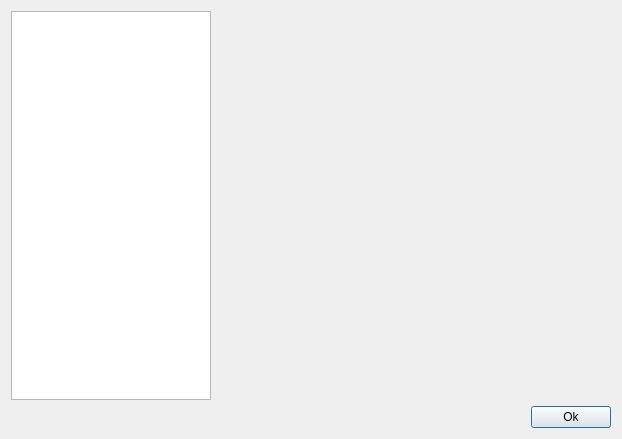
<?xml version="1.0" encoding="UTF-8"?>
<ui version="4.0">
 <class>DialogSettings</class>
 <widget class="QDialog" name="DialogSettings">
  <property name="geometry">
   <rect>
    <x>0</x>
    <y>0</y>
    <width>622</width>
    <height>439</height>
   </rect>
  </property>
  <property name="windowTitle">
   <string>Settings</string>
  </property>
  <layout class="QGridLayout" name="gridLayout">
   <item row="0" column="0">
    <layout class="QHBoxLayout" name="horizontalLayout">
     <item>
      <widget class="QTreeView" name="treeView">
       <property name="sizePolicy">
        <sizepolicy hsizetype="Preferred" vsizetype="Expanding">
         <horstretch>0</horstretch>
         <verstretch>0</verstretch>
        </sizepolicy>
       </property>
       <property name="maximumSize">
        <size>
         <width>200</width>
         <height>16777215</height>
        </size>
       </property>
      </widget>
     </item>
     <item>
      <widget class="QWidget" name="widget" native="true">
       <property name="sizePolicy">
        <sizepolicy hsizetype="Preferred" vsizetype="Preferred">
         <horstretch>0</horstretch>
         <verstretch>0</verstretch>
        </sizepolicy>
       </property>
      </widget>
     </item>
    </layout>
   </item>
   <item row="4" column="0" rowspan="2">
    <layout class="QHBoxLayout" name="horizontalLayout_2">
     <item>
      <spacer name="horizontalSpacer">
       <property name="orientation">
        <enum>Qt::Horizontal</enum>
       </property>
       <property name="sizeHint" stdset="0">
        <size>
         <width>40</width>
         <height>20</height>
        </size>
       </property>
      </spacer>
     </item>
     <item>
      <widget class="QPushButton" name="pushButton">
       <property name="text">
        <string>Ok</string>
       </property>
      </widget>
     </item>
    </layout>
   </item>
  </layout>
 </widget>
 <resources/>
 <connections>
  <connection>
   <sender>pushButton</sender>
   <signal>clicked()</signal>
   <receiver>DialogSettings</receiver>
   <slot>accept()</slot>
   <hints>
    <hint type="sourcelabel">
     <x>574</x>
     <y>363</y>
    </hint>
    <hint type="destinationlabel">
     <x>310</x>
     <y>192</y>
    </hint>
   </hints>
  </connection>
 </connections>
</ui>
